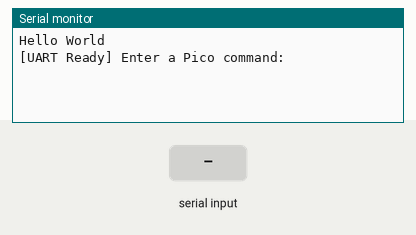
A sketch run on a simulated Arduino Uno, built with avr-gcc and run on an emulated ATmega328P. Shown: the last lines printed to the serial monitor. The test bench sets the inputs (shaded band).

Above: at 3.2 s.
3.3 s: "1\n" received over Serial
At 4.0 s:
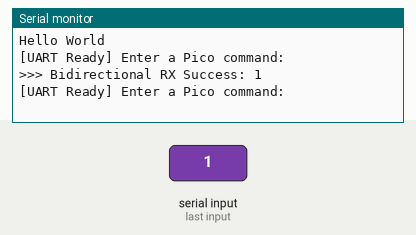
4.8 s: "0\n" received over Serial
At 6.0 s:
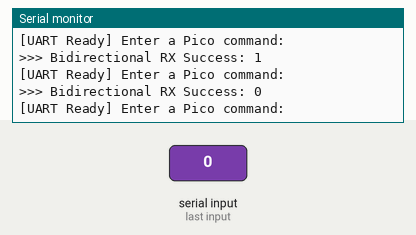
6.3 s: "2\n" received over Serial
At 7.5 s:
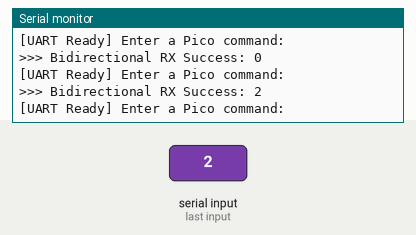

The sketch:

pico_uart.ino
```cpp
void setup() {
  // Initialize serial communication at 115200 baud rate
  Serial.begin(115200);

  // Wait for the serial port to connect
  while (!Serial) {
    ; // Do nothing, wait for connection
  }

  // Give the terminal emulator time to attach before sending text
  delay(2000);

  // Print initial greeting to MiniCom once on startup
  Serial.println("Hello World");
}

void loop() {
  // --- BIDIRECTIONAL UART INTERFACE ---
  // Signal to the terminal that the Pico is waiting for a command
  Serial.print("\n[UART Ready] Enter a Pico command: ");

  while (Serial.available() == 0) { }
  if (true) {

    // Read the incoming string until a newline character is received
    String incomingData = Serial.readStringUntil('\n');

    // Trim any trailing carriage returns or whitespaces
    incomingData.trim();

    // Move cursor to a new line before responding
    Serial.println();

    // Confirm receipt of the bidirectional transmission
    Serial.print(">>> Bidirectional RX Success: ");
    Serial.println(incomingData);

    // CLEAR LEFTOVER CHARACTERS: Cleans the serial buffer
    while (Serial.available() > 0) {
      Serial.read();
    }
  }

  // Small delay to keep the loop stable and prevent high CPU usage
  delay(50);
}
```

Measured:
- after the input at 3.3 s, the serial monitor: prints a new line at once (image 1)
- after the input at 4.8 s, the serial monitor: prints a new line at once (image 2)
- after the input at 6.3 s, the serial monitor: prints a new line at once (image 3)
